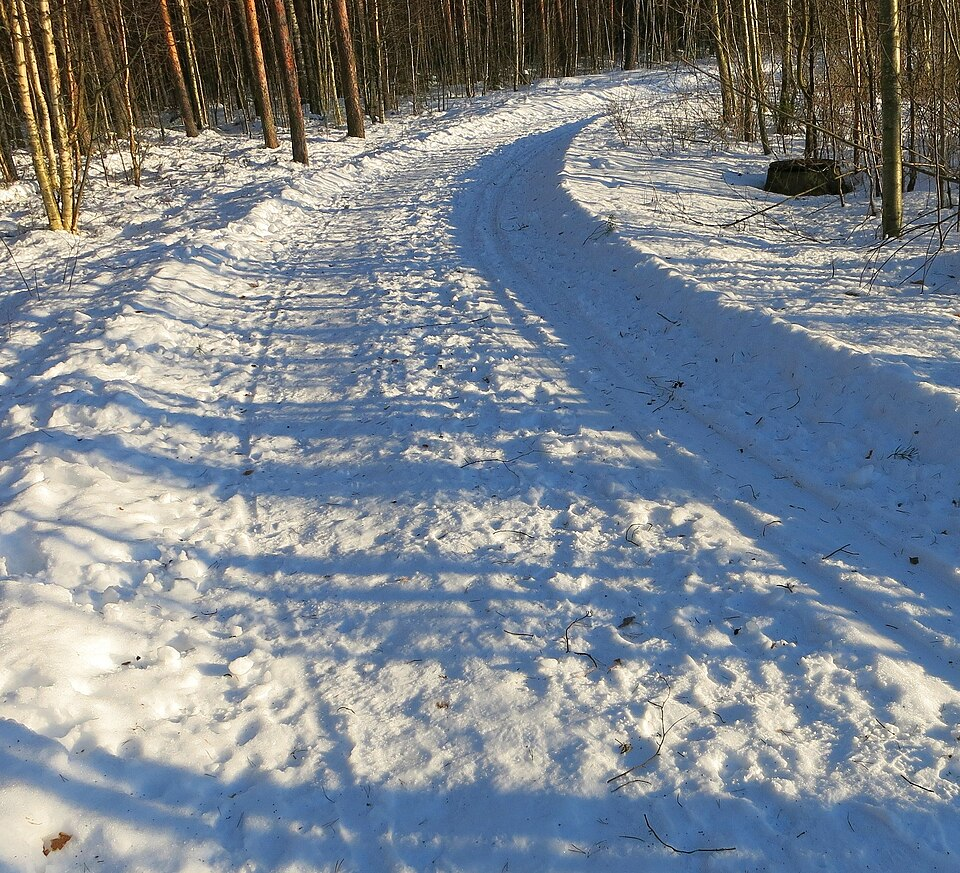
#> input picture data/snow_web/snow_00.jpg, 960 x 873 px; its folder holds only this picture in this run
$ python draft_snow_masks.py
#> lines starting #> are read from the running program, lines starting #| are printed output that depends on the picture; after the words box and inside, x2 and y2 are one past the last pixel; in counts of white or black regions, pixels touching at a corner belong together
"""Make DRAFT shadow masks for the snow photos (data/snow_web -> data/snow_masks_draft).

These are NOT ground truth. On snow, a shadow is lit only by blue skylight, so it
is darker than sunlit snow and shifted toward blue. We threshold exactly that
(brightness 20-85% of sunlit snow, log(B/R) at least 0.12 above sunlit snow),
clean up with morphology and drop sky blobs touching the top border.
Every draft must be checked / corrected by hand (tools/label_masks.py) before
the numbers are used as final results. Note the bias: the drafts use a
blue-shift rule, which favours our blue cue.

    python tools/draft_snow_masks.py
"""
import cv2,numpy as np,glob,os
os.makedirs('data/snow_masks_draft',exist_ok=True)
for f in sorted(glob.glob('data/snow_web/*.jpg')):
    im=cv2.imread(f).astype(np.float32)
    b,g,r=im[...,0],im[...,1],im[...,2]; s=b+g+r+1
#> after `b, g, r = (im[..., 0], im[..., 1], im[..., 2])`:
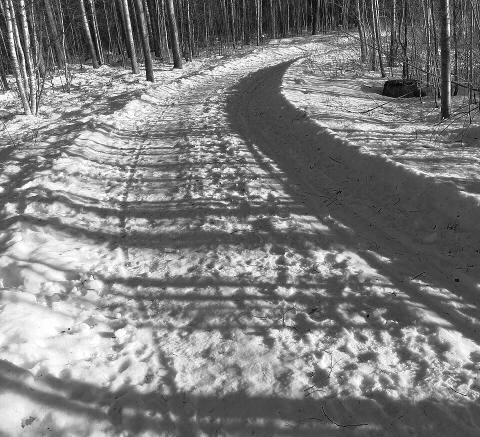
#> r: shape (873, 960) float32 (shown at 1/2 size); min 0, max 255, mean 125.9
    I=s/3; bl=np.log((b+1)/(r+1))
#> after `bl = np.log((b + 1) / (r + 1))`:
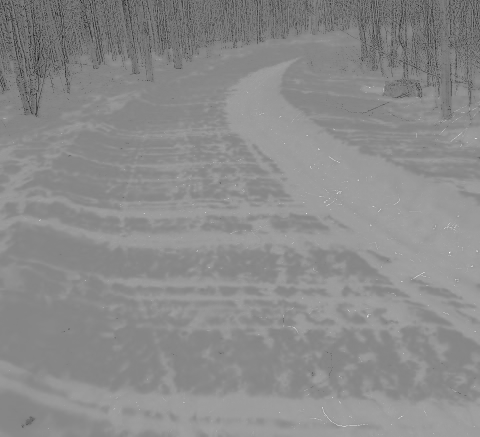
#> bl: shape (873, 960) float32 (shown at 1/2 size); min -5.06, max 4.33, mean 0.0746; drawn with min black and max white
    # sunlit snow reference: bright and nearly neutral
    snowlit=(I>np.percentile(I,90)*0.85)&(np.abs(bl)<0.25)
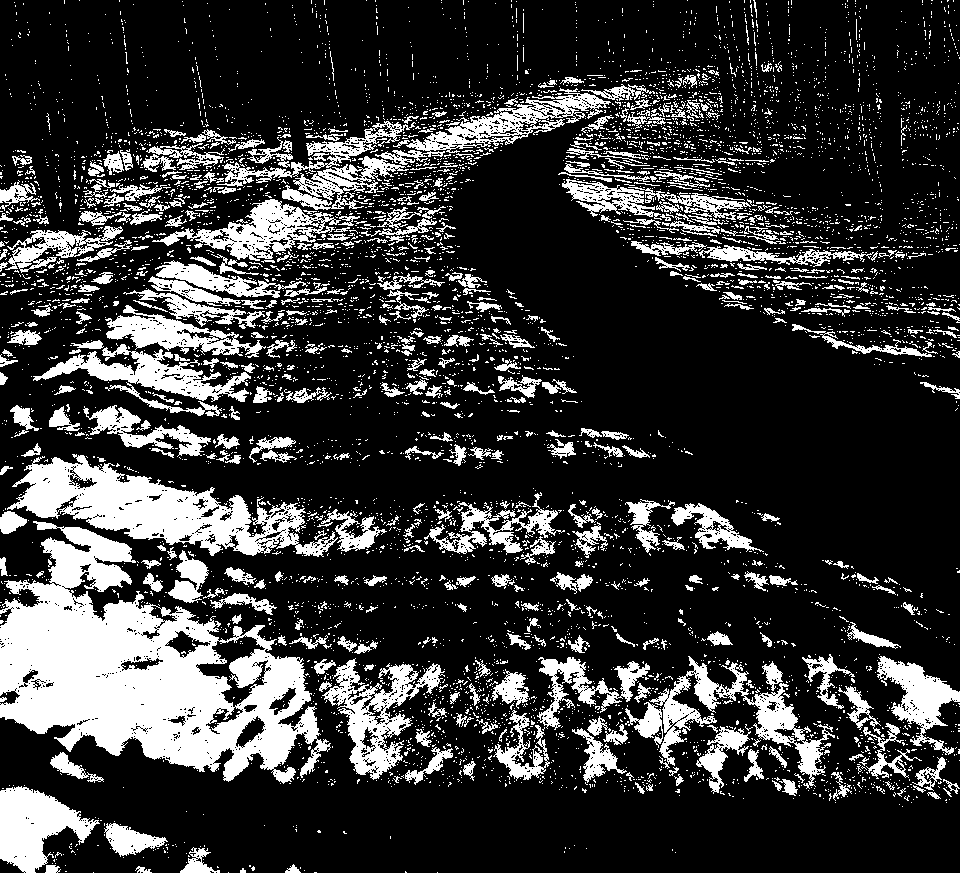
#> snowlit: shape (873, 960) bool; 21.8% white; 6677 white regions (6137 under 20 px), largest, box (x1, y1, x2, y2) and area: (0, 521, 331, 784) 41042, (7, 454, 338, 557) 13387, (649, 656, 835, 789) 5237
    ref=np.median(I[snowlit]) if snowlit.sum()>500 else np.percentile(I,95)
#> ref = 212.3
    blref=np.median(bl[snowlit]) if snowlit.sum()>500 else 0
#> blref = -0.0932
    sh=(I<0.85*ref)&(I>0.2*ref)&(bl-blref>0.12)
#> sh: shape (873, 960) bool; 51% white; 2308 black regions (2110 under 20 px), largest, box (x1, y1, x2, y2) and area: (0, 0, 960, 330) 215961, (0, 443, 654, 787) 94700, (570, 656, 836, 797) 16053
    sh=cv2.morphologyEx(sh.astype(np.uint8),cv2.MORPH_OPEN,np.ones((5,5),np.uint8))
#> sh: shape (873, 960); values 0 (black) and 1 (white), 46.8% white; 256 white regions, largest, box (x1, y1, x2, y2) and area: (0, 119, 960, 873) 344650, (821, 251, 960, 303) 3554, (782, 309, 960, 345) 2638
    sh=cv2.morphologyEx(sh,cv2.MORPH_CLOSE,np.ones((7,7),np.uint8))
#> sh: shape (873, 960); values 0 (black) and 1 (white), 49.6% white; 98 white regions, largest, box (x1, y1, x2, y2) and area: (0, 119, 960, 873) 389450, (703, 149, 876, 248) 4847, (821, 229, 960, 305) 4707
    n,cc,st,_=cv2.connectedComponentsWithStats(sh)
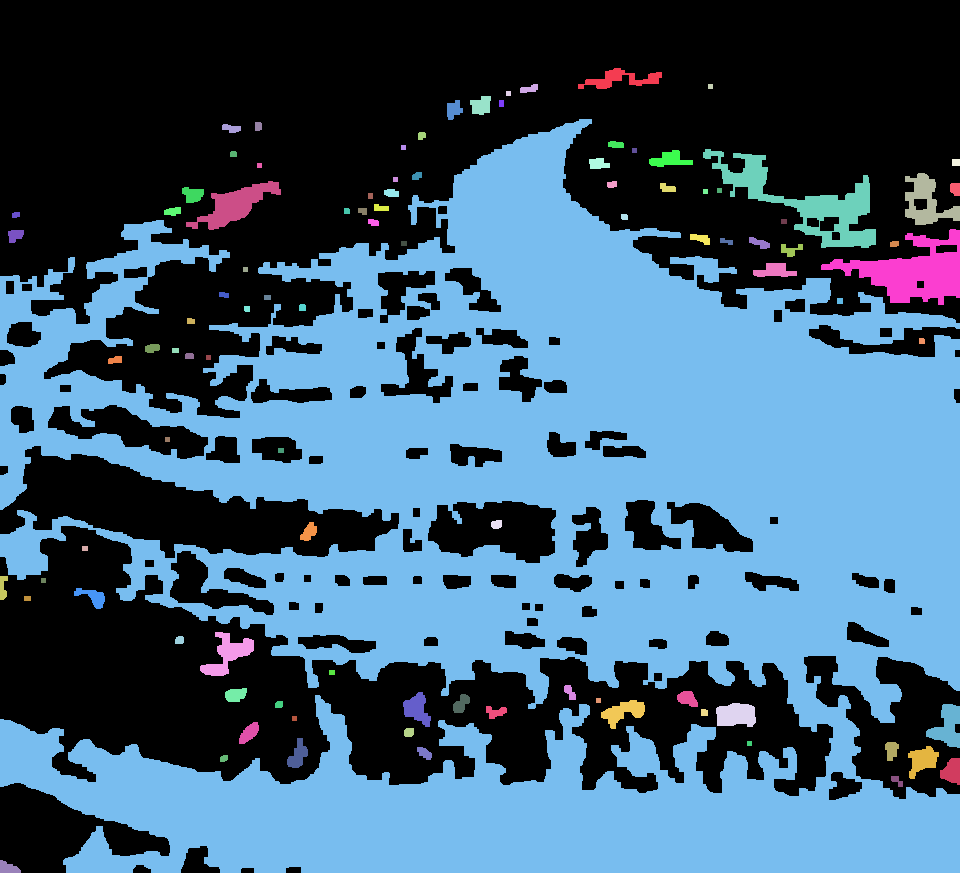
#> cc: shape (873, 960) int32; 99 distinct labels, from 0 to 98; one colour per label, 0 black
#> n = 99; st = 99 rows, first 6: [0, 0, 960, 873, 422018], [578, 68, 84, 21, 737], [520, 84, 18, 9, 111], [708, 84, 5, 5, 25], [506, 91, 5, 5, 25], [470, 96, 21, 19, 302]
    keep=np.zeros_like(sh)
    for i in range(1,n):
        x,y,w,h,a=st[i]
        sky = y==0 and (y+h) < 0.6*sh.shape[0]          # blue sky touching the top
        if a>0.002*sh.size and not sky: keep[cc==i]=255
#> this loop made 98 passes
#> (x, y, w, h, a) on passes 1 to 8: (578, 68, 84, 21, 737), (520, 84, 18, 9, 111), (708, 84, 5, 5, 25), (506, 91, 5, 5, 25), (470, 96, 21, 19, 302), (447, 100, 16, 20, 217), (499, 100, 5, 7, 35), (0, 119, 960, 754, 389450)
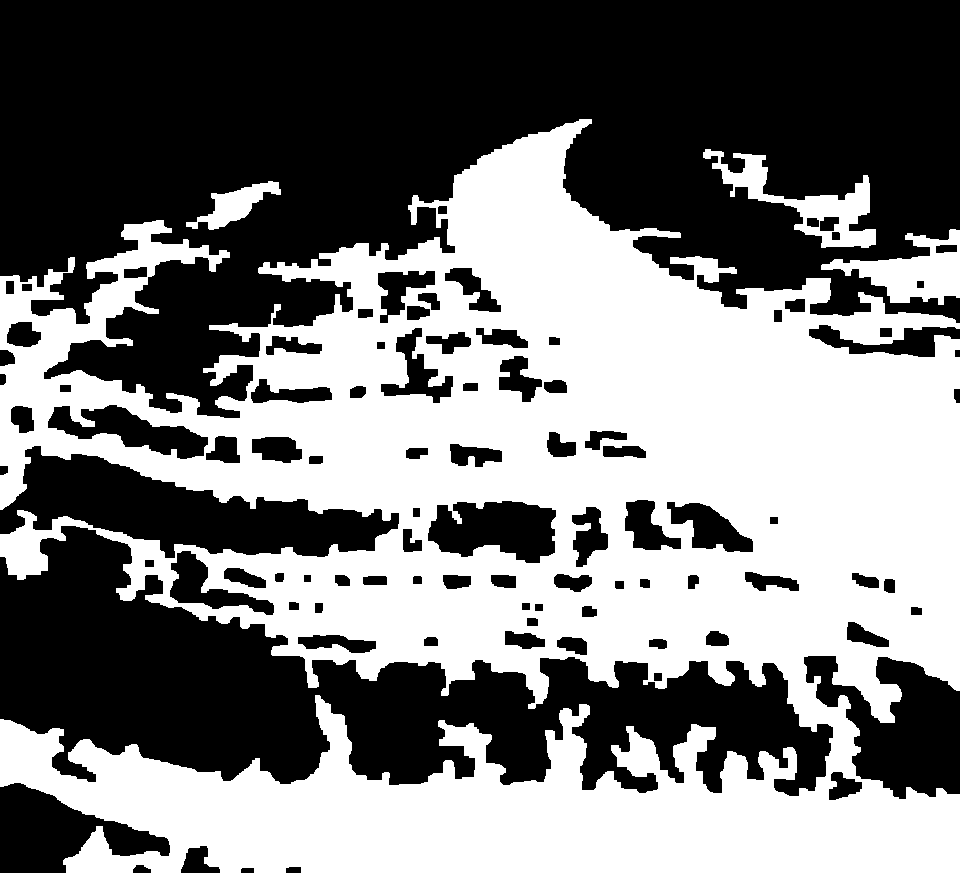
#> keep: shape (873, 960); 47.8% white; 4 white regions, box (x1, y1, x2, y2) and area: (0, 119, 960, 873) 389450, (703, 149, 876, 248) 4847, (821, 229, 960, 305) 4707, (186, 181, 281, 230) 1790
    cv2.imwrite('data/snow_masks_draft/'+os.path.basename(f).replace('.jpg','.png'),keep)

$ run again, on data/snow_web/snow_04.jpg
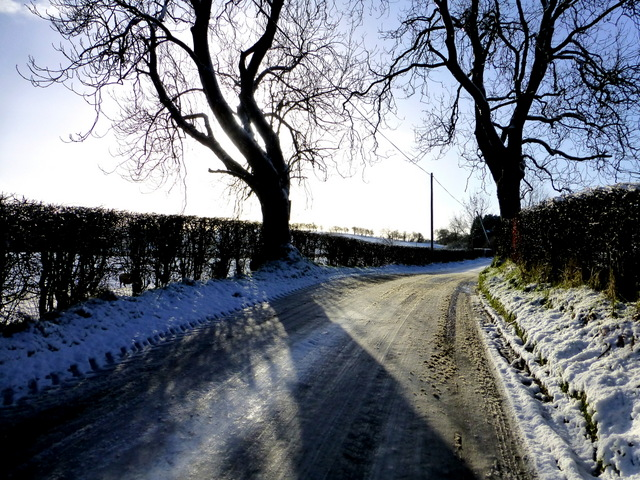
#> input picture data/snow_web/snow_04.jpg, 640 x 480 px
#> `snowlit=(I>np.percentile(I,90)*0.85)&(np.abs(bl)<0.25)`:
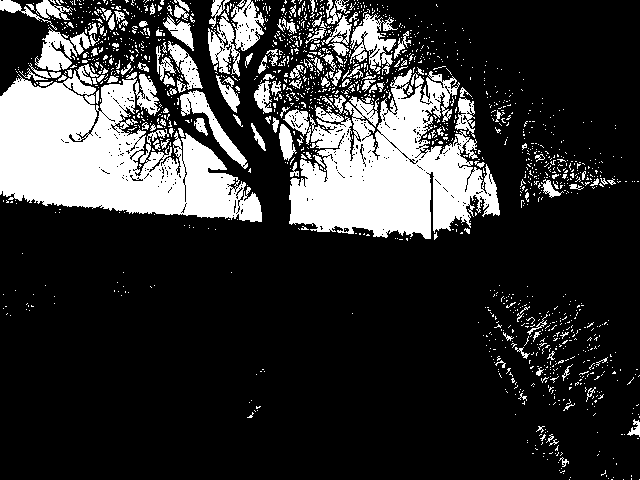
#> snowlit: shape (480, 640) bool; 20.9% white; 1579 white regions (1436 under 20 px), largest, box (x1, y1, x2, y2) and area: (0, 64, 262, 222) 22786, (289, 69, 500, 239) 20073, (350, 14, 398, 75) 1372
#> ref = 249.7
#> blref = 0
#> cc: shape (480, 640) int32; 40 distinct labels, from 0 to 39
#> n = 40; st = 40 rows, first 6: [0, 0, 640, 480, 259250], [16, 0, 23, 6, 95], [364, 0, 83, 44, 1546], [447, 0, 42, 19, 539], [484, 0, 59, 98, 2825], [551, 0, 89, 87, 4724]
#> the loop `for i in range(1,n):` made 39 passes
#> (x, y, w, h, a, sky) on passes 1 to 8: (16, 0, 23, 6, 95, True), (364, 0, 83, 44, 1546, True), (447, 0, 42, 19, 539, True), (484, 0, 59, 98, 2825, True), (551, 0, 89, 87, 4724, True), (0, 11, 57, 81, 2570, False), (358, 13, 5, 6, 30, False), (454, 28, 20, 45, 465, False)
#> after the loop `for i in range(1,n):`:
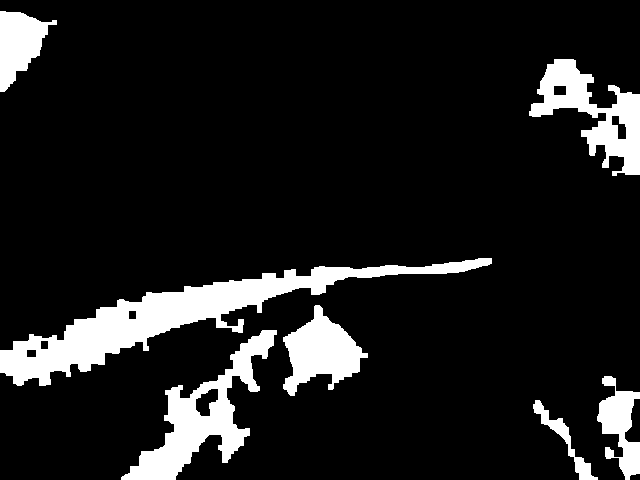
#> keep: shape (480, 640); 11.5% white; 7 white regions, largest, box (x1, y1, x2, y2) and area: (0, 258, 492, 386) 13488, (121, 330, 277, 480) 6859, (529, 59, 640, 176) 5221

$ run again, on data/snow_web/snow_05.jpg
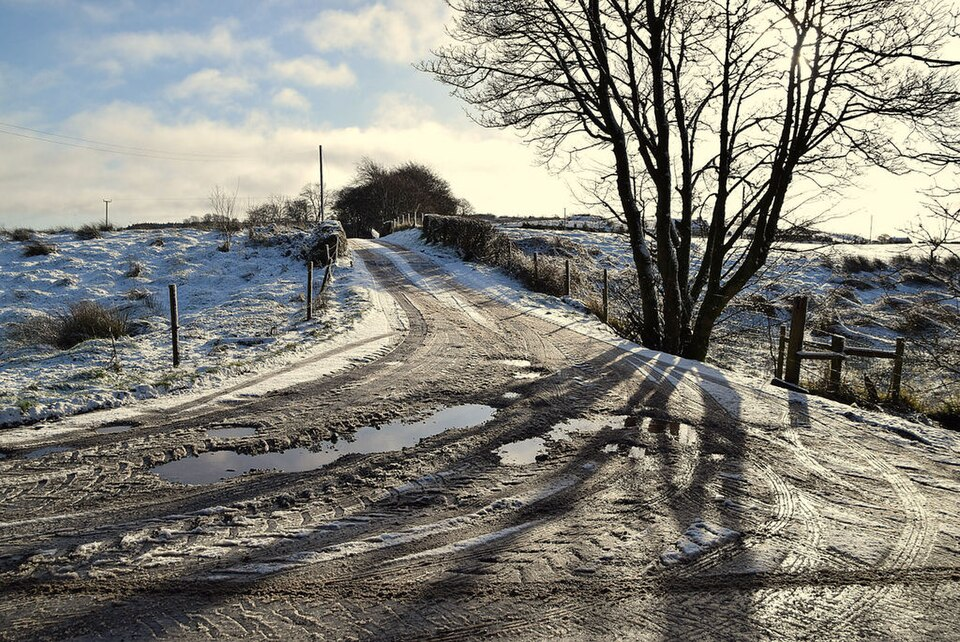
#> input picture data/snow_web/snow_05.jpg, 960 x 642 px
#> `snowlit=(I>np.percentile(I,90)*0.85)&(np.abs(bl)<0.25)`:
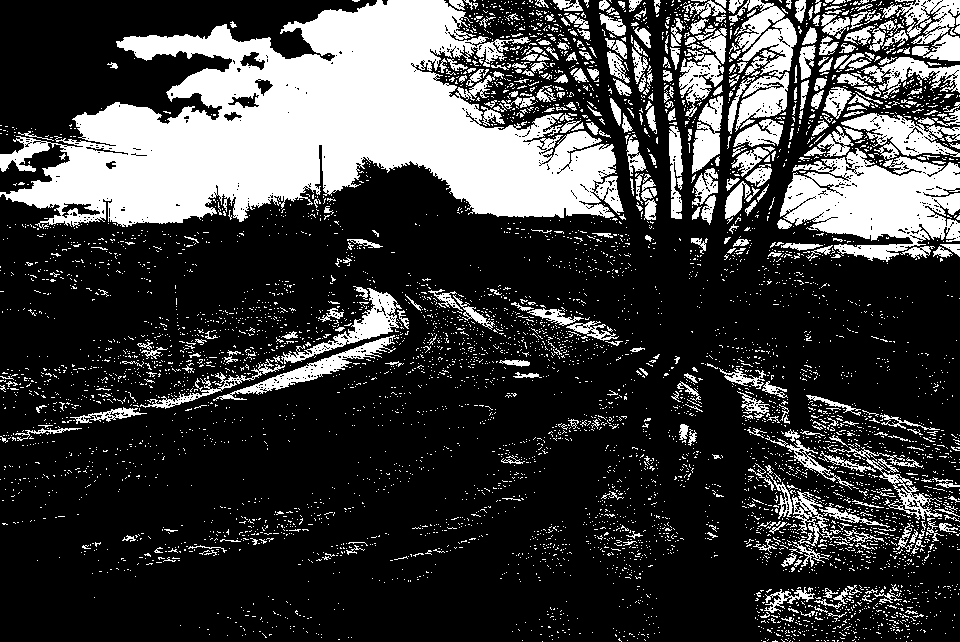
#> snowlit: shape (642, 960) bool; 24.9% white; 5903 white regions (5505 under 20 px), largest, box (x1, y1, x2, y2) and area: (0, 0, 624, 229) 73932, (780, 148, 960, 262) 12163, (841, 113, 960, 157) 2370
#> ref = 219.7
#> blref = -0.111
#> cc: shape (642, 960) int32; 68 distinct labels, from 0 to 67
#> n = 68; st = 68 rows, first 6: [0, 0, 960, 642, 543111], [0, 0, 352, 135, 23315], [370, 0, 6, 4, 23], [170, 100, 10, 11, 90], [572, 216, 19, 6, 104], [596, 223, 11, 6, 54]
#> the loop `for i in range(1,n):` made 67 passes
#> (x, y, w, h, a, sky) on passes 1 to 8: (0, 0, 352, 135, 23315, True), (370, 0, 6, 4, 23, True), (170, 100, 10, 11, 90, False), (572, 216, 19, 6, 104, False), (596, 223, 11, 6, 54, False), (694, 224, 5, 7, 35, False), (0, 228, 533, 155, 31894, False), (583, 239, 6, 5, 30, False)
#> after the loop `for i in range(1,n):`:
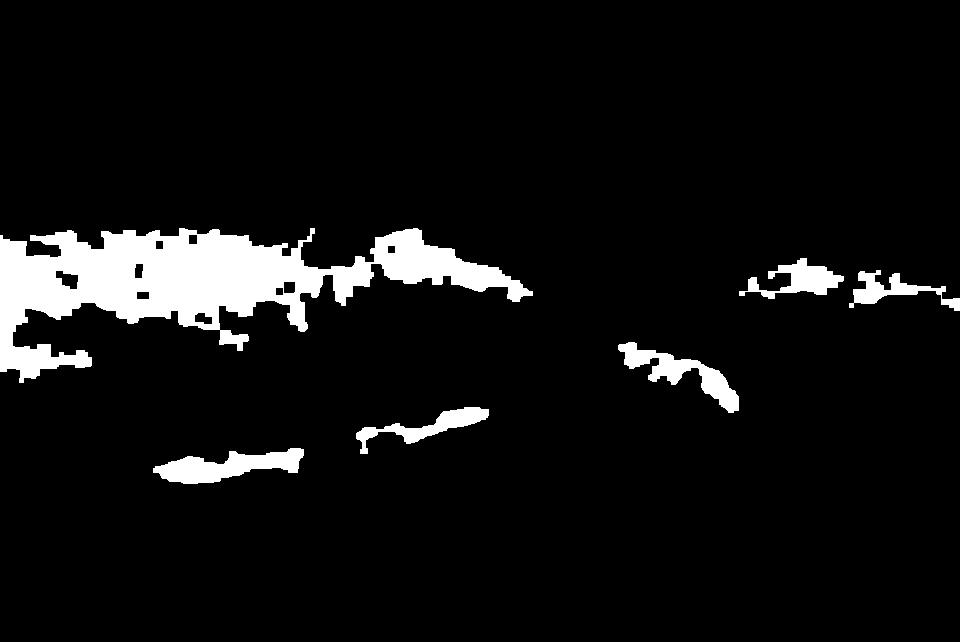
#> keep: shape (642, 960); 6.9% white; 6 white regions, box (x1, y1, x2, y2) and area: (0, 228, 533, 383) 31894, (153, 448, 304, 484) 2872, (618, 342, 739, 413) 2533, (739, 258, 844, 299) 1785, (356, 407, 489, 454) 1777, (849, 270, 960, 311) 1490
